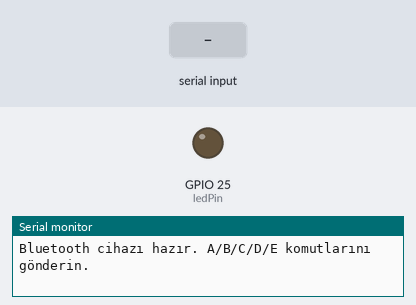
A sketch run on a simulated ESP32. On the bench: output pins drawn as LEDs (lit = HIGH), the last lines printed to the serial monitor. Dashed ring = blinking. Inputs (shaded band) come from the test bench. Nothing arrives over Bluetooth unless stated.

Above: at 1.2 s.
1.3 s: "D" received over the second serial link
At 1.46 s:
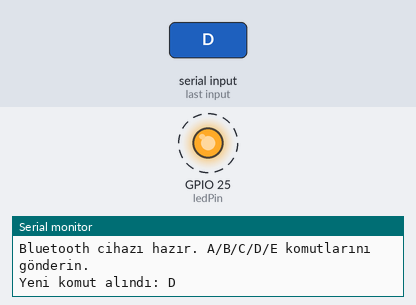
4.3 s: "A" received over the second serial link
At 5.5 s:
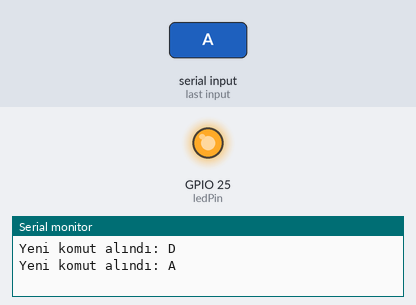
5.8 s: "B" received over the second serial link
At 6.7 s:
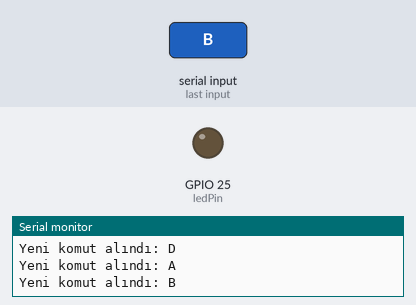
Timing chart, 0 to 8.8 s (numbered marks = the images above; inputs shaded):
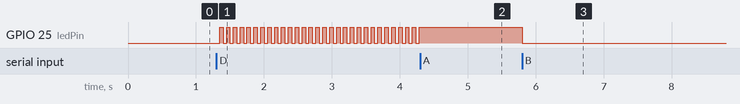

The sketch:

sketch_dec20c.ino
```cpp
#include "BluetoothSerial.h"

const int ledPin = 25;
String device_name = "CORTEX";

BluetoothSerial SerialBT;

char currentCommand = '\0';
unsigned long stateStartTime = 0;
unsigned long lastBlinkTime = 0;
bool ledState = false;

// B modu için durum takibi
enum ModeBState { B_WAIT, B_ON };
ModeBState bState = B_WAIT;

void setup() {
  Serial.begin(115200);
  pinMode(ledPin, OUTPUT);
  digitalWrite(ledPin, LOW);
  SerialBT.begin(device_name);
  Serial.println("Bluetooth cihazı hazır. A/B/C/D/E komutlarını gönderin.");
}

void loop() {
  if (SerialBT.available()) {
    char received = SerialBT.read();
    if (received == 'A' || received == 'B' || received == 'C' || received == 'D' || received == 'E') {
      currentCommand = received;
      stateStartTime = millis();
      lastBlinkTime = millis();
      ledState = false;
      digitalWrite(ledPin, LOW);
      bState = B_WAIT;
      Serial.printf("Yeni komut alındı: %c\n", currentCommand);
    }
  }

  unsigned long now = millis();

  switch (currentCommand) {
    case 'A': // 15 dakika açık
      if ((now - stateStartTime) < 15UL * 60 * 1000) {
        digitalWrite(ledPin, HIGH);
      } else {
        digitalWrite(ledPin, LOW);
      }
      break;

    case 'B': // 90dk kapalı -> 5dk açık döngüsü
      switch (bState) {
        case B_WAIT:
          digitalWrite(ledPin, LOW);
          if ((now - stateStartTime) >= 90UL * 60 * 1000) {
            bState = B_ON;
            stateStartTime = now;
          }
          break;
        case B_ON:
          digitalWrite(ledPin, HIGH);
          if ((now - stateStartTime) >= 5UL * 60 * 1000) {
            bState = B_WAIT;
            stateStartTime = now;
          }
          break;
      }
      break;

    case 'C': // Sürekli açık
      digitalWrite(ledPin, HIGH);
      break;

    case 'D': // 10Hz yanıp sönme (her 50ms'de bir değişir)
      if ((now - lastBlinkTime) >= 50) {
        ledState = !ledState;
        digitalWrite(ledPin, ledState);
        lastBlinkTime = now;
      }
      break;

    case 'E': // 40Hz yanıp sönme (her 12.5ms'de bir değişir)
      if ((now - lastBlinkTime) >= 13) { // Yaklaşık 12.5ms
        ledState = !ledState;
        digitalWrite(ledPin, ledState);
        lastBlinkTime = now;
      }
      break;
  }

  delay(1); // minimum gecikme
}
```

Measured:
- after the input at 1.3 s, GPIO 25 (ledPin): alternates HIGH for 0.05 s and LOW for 0.05 s, starting after 0.05 s
- after the input at 4.3 s, GPIO 25 (ledPin): stops changing and stays HIGH
- after the input at 5.8 s, GPIO 25 (ledPin): HIGH → LOW at once
